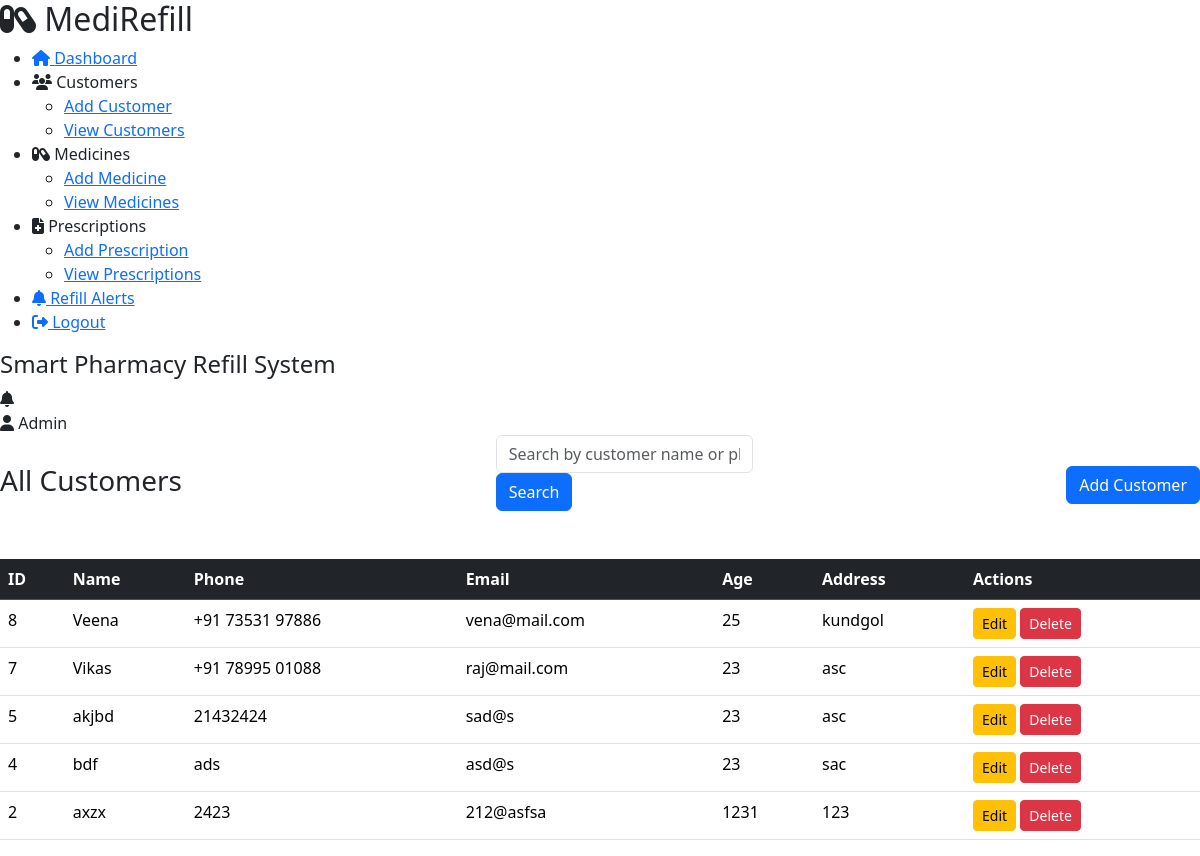
The app's page /customers/view.php, older data.
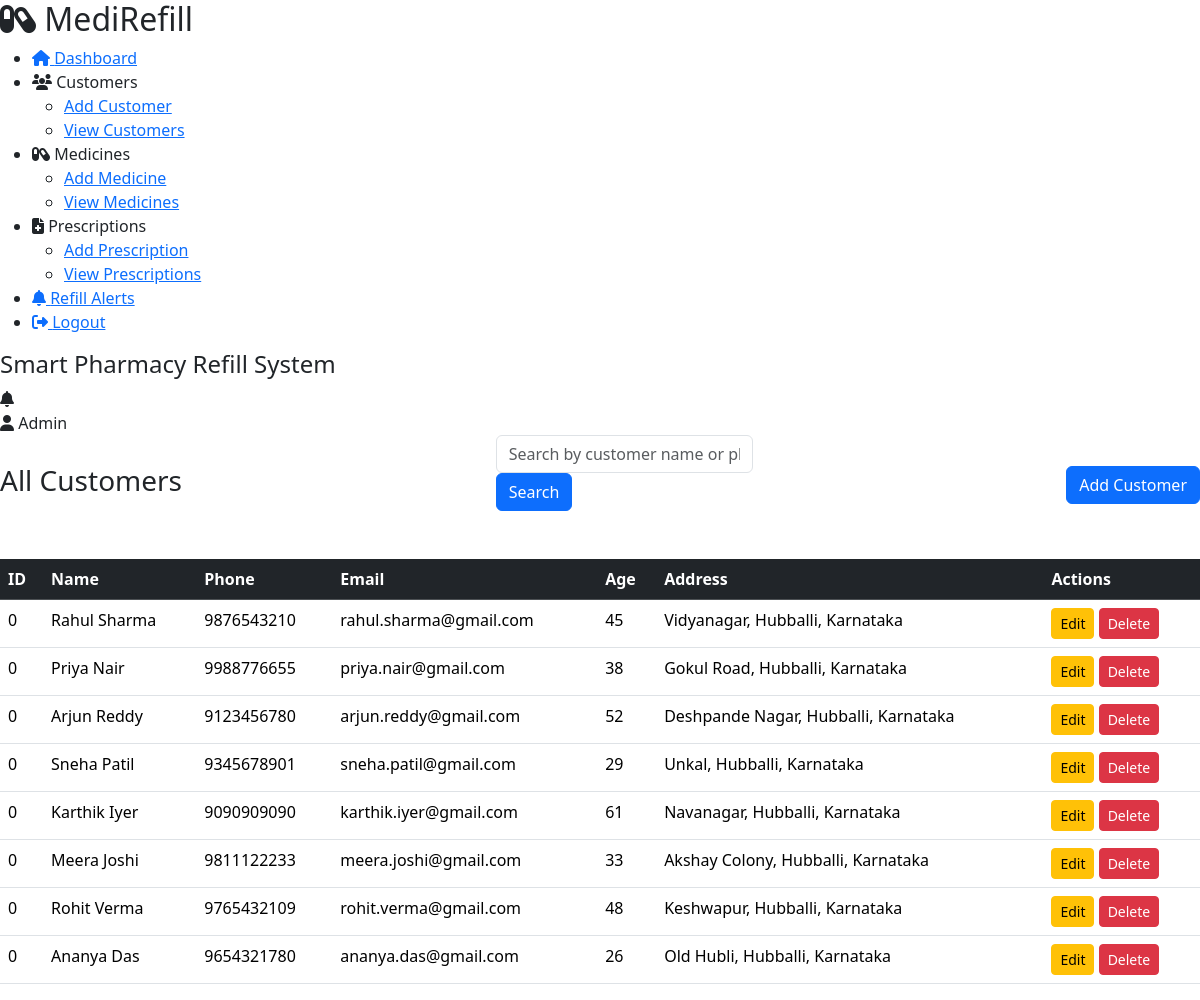
The same page, newer data.
### tables this page shows
CREATE TABLE `customers` (
  `customer_id` int(11) NOT NULL,
  `name` varchar(100) DEFAULT NULL,
  `phone` varchar(15) DEFAULT NULL,
  `email` varchar(100) DEFAULT NULL,
  `age` int(11) DEFAULT NULL,
  `address` text,
  `medical_notes` text,
  `created_at` timestamp NOT NULL DEFAULT CURRENT_TIMESTAMP
);

### customers/view.php (the view, shortened to what this page needs)
<?php
include "../includes/db.php";
$search = "";
if(isset($_GET['search'])){
    $search = $_GET['search'];
    $query = "
    SELECT * FROM customers
    WHERE name LIKE '%$search%'
    OR phone LIKE '%$search%'
    ORDER BY customer_id DESC
    ";
} else {
    $query = "
    SELECT * FROM customers
    ORDER BY customer_id DESC
    ";
}
$result = mysqli_query($conn, $query);
?>
<?php include "../includes/header.php"; ?>
<?php include "../includes/sidebar.php"; ?>
<div class="content">
    <?php include "../includes/navbar.php"; ?>
    <div class="table-section">
        <div class="d-flex justify-content-between align-items-center mb-4">
            <h3>All Customers</h3>
            <form method="GET" class="mb-4">
    <div class="search-box">
        <input
            type="text"
            name="search"
            class="form-control"
            placeholder="Search by customer name or phone"
            value="<?php echo $search; ?>">
        <button
            type="submit"
            class="btn btn-primary">
            Search
        </button>
    </div>
</form>
            <a href="add.php" class="btn btn-primary">
                Add Customer
            </a>
        </div>
        <div class="table-responsive">
            <table class="table table-hover">
                <thead class="table-dark">
                    <tr>
                        <th>ID</th>
                        <th>Name</th>
                        <th>Phone</th>
                        <th>Email</th>
                        <th>Age</th>
                        <th>Address</th>
                        <th>Actions</th>
                    </tr>
                </thead>
                <tbody>
                    <?php
                    if(mysqli_num_rows($result) > 0){
                        while($row = mysqli_fetch_assoc($result)){
                    ?>
                    <tr>
                        <td><?php echo $row['customer_id']; ?></td>
                        <td><?php echo $row['name']; ?></td>
                        <td><?php echo $row['phone']; ?></td>
                        <td><?php echo $row['email']; ?></td>
                        <td><?php echo $row['age']; ?></td>
                        <td><?php echo $row['address']; ?></td>
                        <td>
                            <a href="edit.php?id=<?php echo $row['customer_id']; ?>"
                               class="btn btn-sm btn-warning">
                               Edit
                            </a>
                            <a href="delete.php?id=<?php echo $row['customer_id']; ?>"
                               class="btn btn-sm btn-danger"
                               onclick="return confirm('Are you sure you want to delete this customer?')">
                               Delete
                            </a>
                        </td>
                    </tr>
                    <?php
                        }
                    }
                    ?>
                </tbody>
            </table>
        </div>
    </div>
</div>
</body>
</html>

### includes/header.php (shortened to what this page needs)
<!DOCTYPE html>
<html lang="en">
<head>
    <link href="https://cdn.jsdelivr.net/npm/bootstrap@5.3.3/dist/css/bootstrap.min.css" rel="stylesheet">
    <link rel="stylesheet" href="https://cdnjs.cloudflare.com/ajax/libs/font-awesome/6.5.1/css/all.min.css">
    <link rel="stylesheet" href="<?php echo BASE_URL; ?>assets/css/style.css">
    <link rel="stylesheet" href="<?php echo BASE_URL; ?>assets/css/add.css">
    <link rel="stylesheet" href="<?php echo BASE_URL; ?>assets/css/edit.css">
    <link rel="stylesheet" href="<?php echo BASE_URL; ?>assets/css/view.css">
    <link rel="stylesheet" href="<?php echo BASE_URL; ?>assets/css/delete.css">
    <link rel="stylesheet" href="<?php echo BASE_URL; ?>assets/css/sidebar.css">
    <link rel="stylesheet" href="<?php echo BASE_URL; ?>assets/css/navbar.css">
</head>
<body>
    <div class="main-wrapper">

### includes/sidebar.php (shortened to what this page needs)
<div class="sidebar">
    <div class="logo">
        <h2>
            <i class="fa-solid fa-capsules"></i>
        </h2>
    </div>
    <ul class="menu">
        <li>
            <a href="<?php echo BASE_URL; ?>dashboard.php">
                <i class="fa-solid fa-house"></i>
                <span>Dashboard</span>
            </a>
        </li>
        <li class="has-submenu">
            <div class="menu-title">
                <i class="fa-solid fa-users"></i>
                <span>Customers</span>
            </div>
            <ul class="submenu">
                <li>
                    <a href="<?php echo BASE_URL; ?>customers/add.php">
                        Add Customer
                    </a>
                </li>
                <li>
                    <a href="<?php echo BASE_URL; ?>customers/view.php">
                        View Customers
                    </a>
                </li>
            </ul>
        </li>
        <li class="has-submenu">
            <div class="menu-title">
                <i class="fa-solid fa-capsules"></i>
                <span>Medicines</span>
            </div>
            <ul class="submenu">
                <li>
                    <a href="<?php echo BASE_URL; ?>medicines/add.php">
                        Add Medicine
                    </a>
                </li>
                <li>
                    <a href="<?php echo BASE_URL; ?>medicines/view.php">
                        View Medicines
                    </a>
                </li>
            </ul>
        </li>
        <li class="has-submenu">
            <div class="menu-title">
                <i class="fa-solid fa-file-medical"></i>
                <span>Prescriptions</span>
            </div>
            <ul class="submenu">
                <li>
                    <a href="<?php echo BASE_URL; ?>prescriptions/add.php">
                        Add Prescription
                    </a>
                </li>
                <li>
                    <a href="<?php echo BASE_URL; ?>prescriptions/view.php">
                        View Prescriptions
                    </a>
                </li>
            </ul>
        </li>
        <li>
            <a href="<?php echo BASE_URL; ?>reminders/refill_alerts.php">
                <i class="fa-solid fa-bell"></i>
                <span>Refill Alerts</span>
            </a>
        </li>
        <li>
            <a href="<?php echo BASE_URL; ?>logout.php">
                <i class="fa-solid fa-right-from-bracket"></i>
                <span>Logout</span>
            </a>
        </li>
    </ul>
</div>

### includes/navbar.php
<div class="topbar">
    <div class="topbar-left">
        <h4>Smart Pharmacy Refill System</h4>
    </div>
    <div class="topbar-right">
        <div class="notification">
            <i class="fa-solid fa-bell"></i>
        </div>
        <div class="admin-profile">
            <i class="fa-solid fa-user"></i>
            <span>Admin</span>
        </div>
    </div>
</div>

Row changes from the older to the newer data that the page shows:
removed customers: customer "8", name "Veena", phone "+91 73531 97886", email "vena@mail.com", age "25", address "kundgol"
removed customers: customer "7", name "Vikas", phone "+91 78995 01088", email "raj@mail.com", age "23", address "asc"
removed customers: customer "5", name "akjbd", phone "21432424", email "sad@s", age "23", address "asc"
removed customers: customer "4", name "bdf", phone "ads", email "asd@s", age "23", address "sac"
removed customers: customer "2", name "axzx", phone "2423", email "212@asfsa", age "1231", address "123"
added customers: customer "0", name "Rahul Sharma", phone "9876543210", email "rahul.sharma@gmail.com", age "45", address "Vidyanagar, Hubballi, Karnataka"
added customers: customer "0", name "Priya Nair", phone "9988776655", email "priya.nair@gmail.com", age "38", address "Gokul Road, Hubballi, Karnataka"
added customers: customer "0", name "Arjun Reddy", phone "9123456780", email "arjun.reddy@gmail.com", age "52", address "Deshpande Nagar, Hubballi, Karnataka"
added customers: customer "0", name "Sneha Patil", phone "9345678901", email "sneha.patil@gmail.com", age "29", address "Unkal, Hubballi, Karnataka"
added customers: customer "0", name "Karthik Iyer", phone "9090909090", email "karthik.iyer@gmail.com", age "61", address "Navanagar, Hubballi, Karnataka"
added customers: customer "0", name "Meera Joshi", phone "9811122233", email "meera.joshi@gmail.com", age "33", address "Akshay Colony, Hubballi, Karnataka"
added customers: customer "0", name "Rohit Verma", phone "9765432109", email "rohit.verma@gmail.com", age "48", address "Keshwapur, Hubballi, Karnataka"
added customers: customer "0", name "Ananya Das", phone "9654321780", email "ananya.das@gmail.com", age "26", address "Old Hubli, Hubballi, Karnataka"
